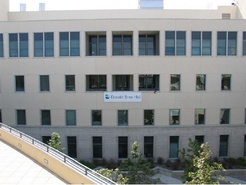
#> input picture Task1/Harris_1.jpg, 246 x 185 px, shrunk from 492 x 370 before the run; its folder holds 3 pictures in this run
$ jupyter execute --allow-errors HarrisCorner.ipynb
#> lines starting #> are read from the running program, lines starting #| are printed output that depends on the picture
#> further down, bw_origin is the input picture: shape (185, 246, 3); mean B, G, R 141.3, 141, 137.4
**Student ID: u6579712**

**Student Name: Jieli Zheng**

**Task-1: Harris Corner Detector**
--

CLAB Task-1: Harris Corner Detector <br>
Your name (Your uniID): Jieli Zheng (u6579712)

[cell 1]
import numpy as np
import cv2
import matplotlib.pyplot as plt

[cell 2]
def conv2(img, conv_filter):
    # flip the filter
    f_siz_1, f_size_2 = conv_filter.shape
    conv_filter = conv_filter[range(f_siz_1 - 1, -1, -1), :][:, range(f_siz_1 - 1, -1, -1)]
    pad = (conv_filter.shape[0] - 1) // 2
    result = np.zeros((img.shape))

    # NOTICE I change the padding method to symmetric!
    img = np.pad(img,((pad, pad), (pad, pad)), 'symmetric')
    filter_size = conv_filter.shape[0]
    for r in np.arange(img.shape[0] - filter_size + 1):
        for c in np.arange(img.shape[1] - filter_size + 1):
            curr_region = img[r:r + filter_size, c:c + filter_size]
            curr_result = curr_region * conv_filter
            conv_sum = np.sum(curr_result)  # Summing the result of multiplication.
            result[r, c] = conv_sum  # Saving the summation in the convolution layer feature map.

    return result

[cell 3]
def fspecial(shape=(3, 3), sigma=0.5):
    m, n = [(ss - 1.) / 2. for ss in shape]
    y, x = np.ogrid[-m:m + 1, -n:n + 1]
    h = np.exp(-(x * x + y * y) / (2. * sigma * sigma))
    h[h < np.finfo(h.dtype).eps * h.max()] = 0
    sumh = h.sum()
    if sumh != 0:
        h /= sumh
    return h

[cell 4]
# Parameters, add more if needed
sigma = 4
thresh = 0.01

k=0.01

nms_size = 11

[cell 5]
# Derivative masks
dx = np.array([[-1, 0, 1], [-1, 0, 1], [-1, 0, 1]])
dy = dx.transpose()

# load pictures
pics = []
gray_pics = []
#> (the rest of this cell did not finish here and is left out)

[cell 6]
######################################################################
# Task1.2 & Task 1.3: Compute the Harris Cornerness
######################################################################
def harris_corner(bw, Ix2, Iy2, Ixy, k=0.01):
    """
    harris corner detect algorithm w/o nms operations and thresholding.
    second order derivatives along x and y axis are expected.
    :param bw: the original grayscale image.
    :param Ix2: the second order derivative of the image w.r.t x axis.
    :param Iy2: the second order derivative of the image w.r.t y axis.
    :param Ixy: the second order derivative of the image w.r.t both x and y
    :param k: the empirical constant for MCR. default 0.01
    :return: measure of corner response for all pixels in the image.
    """
    # measure of corner response
    R = np.zeros(bw.shape)
    # loop through all pixels
    for i, row in enumerate(bw):
        for j, pixel in enumerate(row):
            # M =[[Ix^2, Ixy] , [Ixy, Iy^2]], and its determinant and trace are shown below:
            current_determinant = Ix2[i][j]*Iy2[i][j]-2*Ixy[i][j]
            current_trace = Ix2[i][j] + Iy2[i][j]
            # measure of corner response = det(M) - k(trace(M))^2
            current_MCR = current_determinant - k*np.power(current_trace,2)
            #  store measure of corner response in matrix R
            # print(current_MCR.shape)
#             if i!=1 and i!=bw.shape[0] and j!=1 and j!=bw.shape[1]:
            R[i][j] = current_MCR

    return R

#> (a cell that did not finish here is left out)

[cell 8]
######################################################################
# Task: Perform non-maximum suppression and
#       thresholding, return the N corner points
#       as an Nx2 matrix of x and y coordinates
######################################################################
def nms_thresholding(R, nms_size=3, d=0.01):
    """
    Non-maximum Suppression a.w.a thresholding for MCR
    :param R: measure of corner response for a certain image.
    :param nms_size: decide how large the nms window is. odd number is expected.
    :param d: thresholding. default 0.01
    :return: the result map of the image.
    """
    # the result map of the image
    ans = []
    # shift from centre pixel.
    shift = int((nms_size-1)/2)
    threshold = d*np.max(R)
#     print(threshold)
    for i, row in enumerate(R):
        for j, mcr in enumerate(row):
            # firstly, mcr should pass the threshold.
            if mcr > threshold:
                # slice the window.
                upward_idx = max(i-shift,0)
                downward_idx = min(i+shift,R.shape[0])
                left_idx = max(j-shift,0)
                right_idx = min(j+shift,R.shape[1])
                # gather neighbour MCRs
                nms_neighbours = np.array(R[upward_idx:downward_idx+1, left_idx:right_idx+1]).reshape(-1,1)

                # if it's local maximum, we recognize it as a real corner.
                if (mcr >= nms_neighbours).all():
#                     print(f"{j} {i}: {mcr}")
                    ans.append([j,i])

    return ans

#> (a cell that did not finish here is left out)

[cell 10]
# plotting
plt.figure(num='Harris Corner Detection 1',figsize=(12,12))

plt.subplot(1,2,1)
plt.title(f"result w/ nms size={nms_size}")
#> (the rest of this cell did not finish here and is left out)

[cell 11]
######################################################################
# Task 1.4 & Task 1.5: Image plotting and Comparison
######################################################################

[cell 12]
harris_anss = []
sample_harris_anss = []
#> (the rest of this cell did not finish here and is left out)

[cell 13]
plt.figure(num=f'Harris Corner Detection w/ Comparisons',figsize=(12,12))
ans = harris_anss[0]
#> ans = 94 pairs, first value 0 to 245, second value 0 to 184
sample_ans = sample_harris_anss[0]
#> sample_ans = 119 pairs, first value 0 to 245, second value 0 to 184
plt.subplot(1,2,1)
plt.title(f"Harris_1 result w/ nms size={nms_size}")
plt.imshow(pics[0])
plt.plot(ans[:,0],ans[:,1],'rx')
plt.subplot(1,2,2)
plt.title(f"Harris_1 opencv result w/ nms size={nms_size}")
plt.imshow(pics[0])
plt.plot(sample_ans[:,0],sample_ans[:,1],'rx')
plt.show()
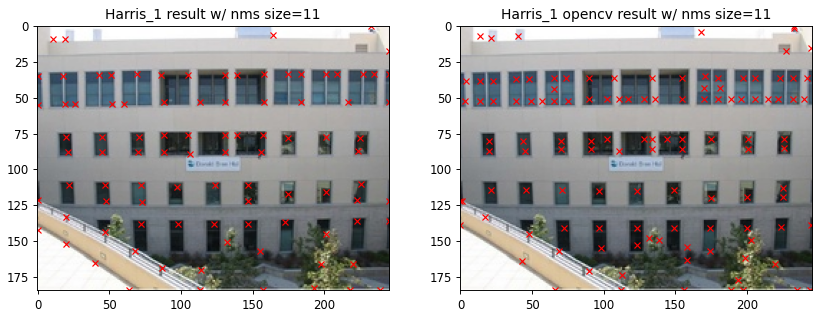
#> figure drawn by matplotlib, 2 panels

[cell 14]
plt.figure(num=f'Harris Corner Detection w/ Comparisons',figsize=(12,12))
#> (the rest of this cell did not finish here and is left out)

[cell 15]
plt.figure(num=f'Harris Corner Detection w/ Comparisons',figsize=(12,12))
#> (the rest of this cell did not finish here and is left out)

[cell 16]
plt.figure(num=f'Harris Corner Detection w/ Comparisons',figsize=(12,12))
#> (the rest of this cell did not finish here and is left out)

[cell 17]
######################################################################
# Task 1.6 Harris-5
######################################################################
bw5_origin = cv2.imread("Harris-5.jpg")
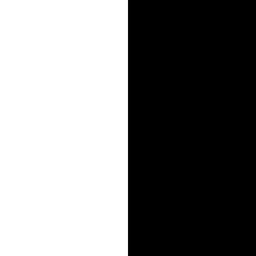
#> input picture Task1/Harris-5.jpg, 256 x 256 px, shrunk from 512 x 512 before the run
#> bw5_origin is the input picture: shape (256, 256, 3); min 0, max 255, mean 127.5
bw5_origin = bw5_origin.transpose(2,0,1)
bw5 = bw5_origin[0]

# bw5_origin = cv2.cvtColor(bw_origin,cv2.COLOR_BGR2RGB)
# bw5 = cv2.cvtColor(bw_origin,cv2.COLOR_BGR2GRAY)

Ix = conv2(bw5, dx)
Iy = conv2(bw5, dy)
#> after the loop in conv2 (call 7), `for r in np.arange(img.shape[0] - filter_size + 1):`: result: shape (256, 256) float64; every value is 0
g = fspecial((max(1, np.floor(3 * sigma) * 2 + 1), max(1, np.floor(3 * sigma) * 2 + 1)), sigma)

Iy2 = conv2(np.power(Iy, 2), g)
#> in conv2 (call 8), `img = np.pad(img,((pad, pad), (pad, pad)), 'symmetric')`: img: shape (280, 280) float64; every value is 0
Ix2 = conv2(np.power(Ix, 2), g)
Ixy = conv2(Ix * Iy, g)

R = harris_corner(bw5, Ix2, Iy2, Ixy,k=k)
#> call 2 of harris_corner, with k = 0.01
#> after the loop in harris_corner (call 2), `for i, row in enumerate(bw):`:
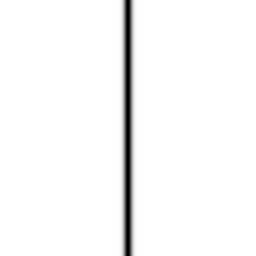
#> R: shape (256, 256) float64; min -106349331.4, max 0, mean -3014983.5; drawn with min black and max white
ans= nms_thresholding(R,nms_size=nms_size,d=thresh)
#> ans = []


sample_ans = cv2.cornerHarris(bw5,12,3,k)
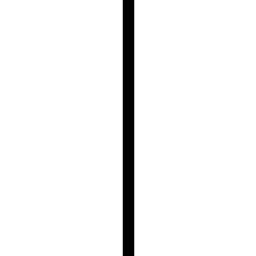
#> sample_ans: shape (256, 256) float32; min -0.000223, max 0, mean -1e-05; drawn with min black and max white
sample_ans = nms_thresholding(sample_ans,nms_size=nms_size,d=thresh)
#> sample_ans = []

ans = np.array(ans)
#> ans = empty array
sample_ans = np.array(sample_ans)
#> sample_ans = empty array
print(ans.shape)
#| (0,)
print(sample_ans.shape)
#| (0,)

[cell 18]
# plotting
plt.figure(num=f'Harris Corner Detection w/ Comparisons',figsize=(12,12))
plt.subplot(2,2,1)
plt.title(f"Harris-5 result w/ nms size={nms_size}")
plt.imshow(bw5,cmap='gray')
if ans.shape[0] > 0:
    plt.plot(ans[:,0],ans[:,1],'rx')
plt.subplot(2,2,2)
plt.title(f"Harris-5 opencv result w/ nms size={nms_size}")
plt.imshow(bw5,cmap='gray')
if sample_ans.shape[0] > 0:
    plt.plot(sample_ans[:,0],sample_ans[:,1],'rx')
plt.show()

[cell 19]
######################################################################
# Task 1.7 Harris-6
######################################################################
bw6_origin = cv2.imread("Harris-6.jpg")
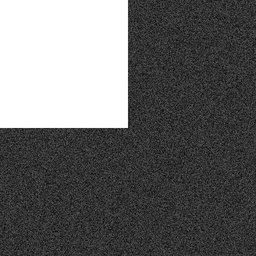
#> input picture Task1/Harris-6.jpg, 256 x 256 px, shrunk from 512 x 512 before the run
#> bw6_origin is the input picture: shape (256, 256, 3); min 3, max 255, mean 101.4
bw6_origin = bw6_origin.transpose(2,0,1)
bw6 = bw6_origin[0]

bw6 = cv2.GaussianBlur(bw6,(11,11),5)

Ix = conv2(bw6, dx)
Iy = conv2(bw6, dy)
g = fspecial((max(1, np.floor(3 * sigma) * 2 + 1), max(1, np.floor(3 * sigma) * 2 + 1)), sigma)

Iy2 = conv2(np.power(Iy, 2), g)
Ix2 = conv2(np.power(Ix, 2), g)
#> after the loop in conv2 (call 14), `for r in np.arange(img.shape[0] - filter_size + 1):`:
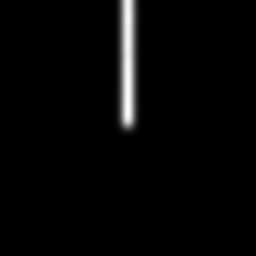
#> result: shape (256, 256) float64; min 0, max 11545.2, mean 266.4; drawn with min black and max white
Ixy = conv2(Ix * Iy, g)
#> in conv2 (call 15), `img = np.pad(img,((pad, pad), (pad, pad)), 'symmetric')`:
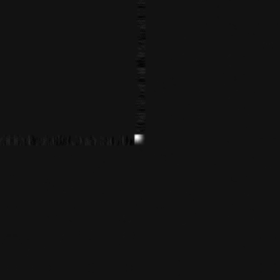
#> img: shape (280, 280) float64; min -640, max 8200, mean 5.1; drawn with min black and max white

R = harris_corner(bw6, Ix2, Iy2, Ixy,k=k)
ans= nms_thresholding(R,nms_size=nms_size,d=thresh)
#> ans = [[124, 124]]


sample_ans = cv2.cornerHarris(bw6,nms_size,3,k)
sample_ans = nms_thresholding(sample_ans,nms_size=nms_size,d=thresh)
#> sample_ans = [[124, 124]]

ans = np.array(ans)
sample_ans = np.array(sample_ans)
print(ans.shape)
#| (1, 2)
print(sample_ans.shape)
#| (1, 2)

[cell 20]
# plotting
plt.figure(num=f'Harris Corner Detection w/ Comparisons',figsize=(12,12))
plt.subplot(2,2,1)
plt.title(f"Harris_4 result w/ nms size={nms_size}")
plt.imshow(bw6,cmap='gray')
plt.plot(ans[:,0],ans[:,1],'rx')
plt.subplot(2,2,2)
plt.title(f"Harris_4 opencv result w/ nms size={nms_size}")
plt.imshow(bw6,cmap='gray')
plt.plot(sample_ans[:,0],sample_ans[:,1],'rx')
plt.show()
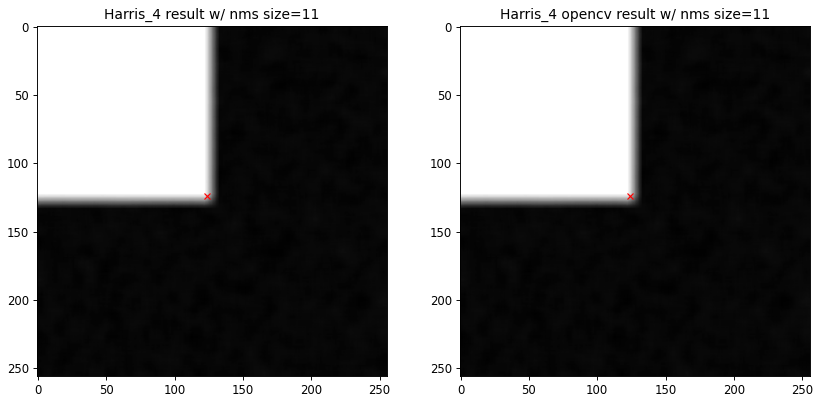
#> figure drawn by matplotlib, 2 panels

[cell 21]
######################################################################
# Task 1.7 Harris-6 option B
######################################################################
bw6_2 = bw6_origin[0]
bw6_2 = cv2.medianBlur(bw6_2,3)
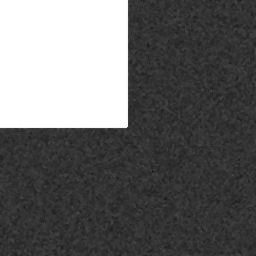
#> bw6_2: shape (256, 256); min 26, max 255, mean 101.4

Ix = conv2(bw6, dx)
Iy = conv2(bw6, dy)
g = fspecial((max(1, np.floor(3 * sigma) * 2 + 1), max(1, np.floor(3 * sigma) * 2 + 1)), sigma)

Iy2 = conv2(np.power(Iy, 2), g)
Ix2 = conv2(np.power(Ix, 2), g)
Ixy = conv2(Ix * Iy, g)

R = harris_corner(bw6, Ix2, Iy2, Ixy,k=k)
ans= nms_thresholding(R,nms_size=nms_size,d=thresh)


sample_ans = cv2.cornerHarris(bw6,nms_size,3,k)
sample_ans = nms_thresholding(sample_ans,nms_size=nms_size,d=thresh)

ans = np.array(ans)
sample_ans = np.array(sample_ans)
print(ans.shape)
#| (1, 2)
print(sample_ans.shape)
#| (1, 2)

[cell 22]
# plotting
plt.figure(num=f'Harris Corner Detection w/ Comparisons',figsize=(12,12))
plt.subplot(2,2,1)
plt.title(f"Harris_4 median result w/ nms size={nms_size}")
plt.imshow(bw6,cmap='gray')
plt.plot(ans[:,0],ans[:,1],'rx')
plt.subplot(2,2,2)
plt.title(f"Harris_4 median opencv result w/ nms size={nms_size}")
plt.imshow(bw6,cmap='gray')
plt.plot(sample_ans[:,0],sample_ans[:,1],'rx')
plt.show()
